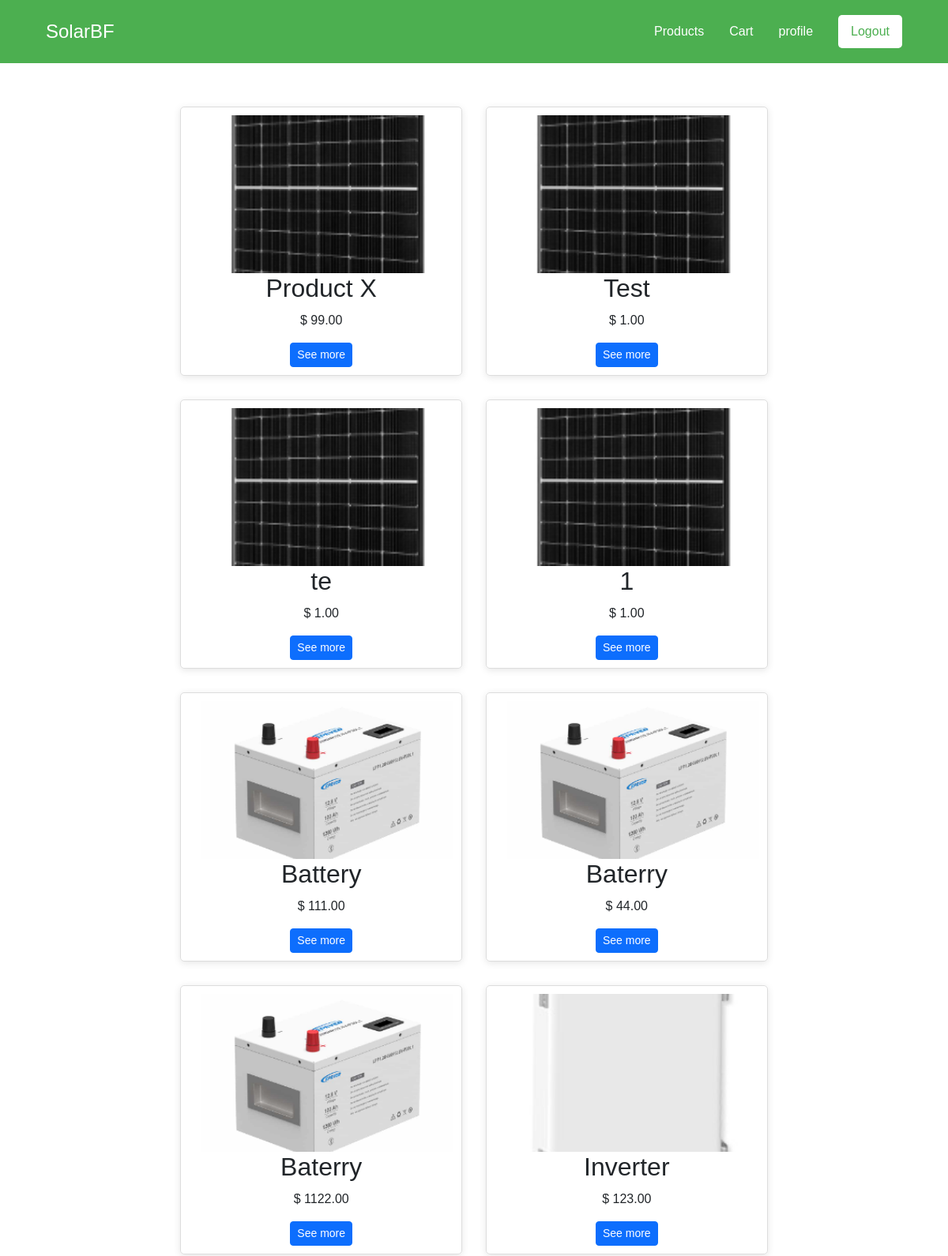
Page /products/ (signed in, upper part) on the earlier database version.
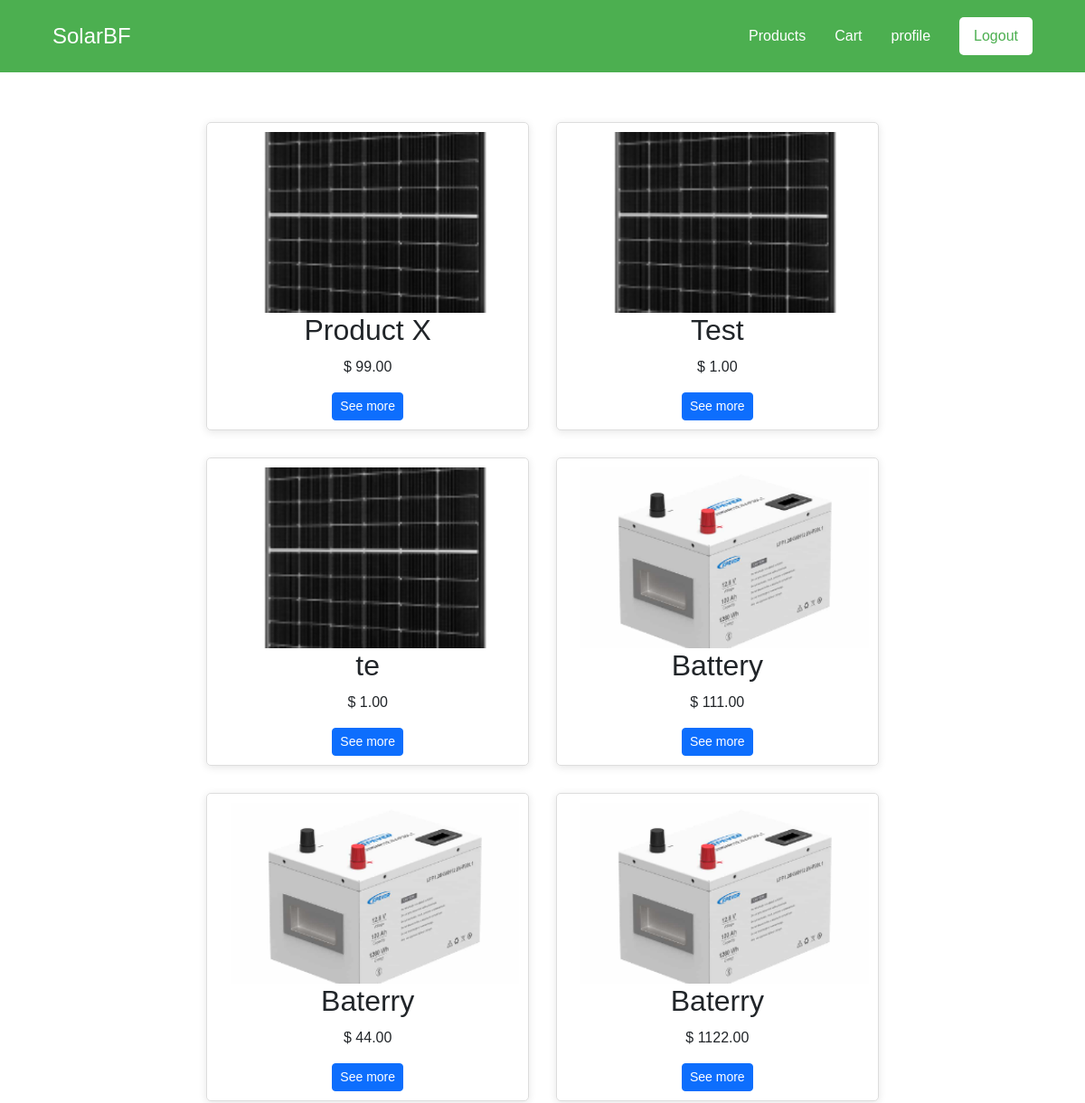
Same page on the later database version.
### products/models.py (models this page shows, shortened)
class Product(models.Model):
    name = models.CharField(max_length=255)
    description = models.TextField()
    price = models.DecimalField(max_digits=10, decimal_places=2)
    stock = models.PositiveIntegerField()
    category = models.ForeignKey(Category, on_delete=models.CASCADE)
    image = models.ImageField(upload_to='product_images/', blank=False, null=False)
    created_at = models.DateTimeField(auto_now_add=True)

### products/views.py (the view)
# urls.py: path('', views.productView, name='orders'),
@login_required
def productView(request):
    products = Product.objects.all()
    return render(request, 'store/products.html', {
        'products': products,
    })

### templates/store/products.html (shortened to what this page needs)
{% extends 'base.html' %}
{% load static %}
{% block style %}
    <link rel="stylesheet" href="{% static 'css/product.css' %}"/>
{% endblock %}
{% block content %}
    {% if user.is_authenticated %}
    <div class="product-list">
        {% for product in products %}
            <div class="product-item">
                <img src="{{ product.image.url }}" alt="{{ product.name }}">
                <h2>{{ product.name }}</h2>
                <p> $ {{ product.price }}</p>
                <button class="btn btn-sm btn-primary" data-toggle="modal" data-target="#productModal{{ forloop.counter }}">See more</button>
            </div>
        {% empty %}
            <p>No products available.</p>
        {% endfor %}
    </div>
    {% else %}
        <script>
            window.location.href = "{% url 'home' %}";
        </script>
    {% endif %}
{% endblock %}

### templates/base.html (shortened to what this page needs)
{% load static %}
{% load bootstrap5 %}
<!DOCTYPE html>
<html lang="en">
<head>
    {% bootstrap_css %}
    <link rel="stylesheet" href="{% static 'css/base.css' %}">
    {% block style %}
    {% endblock %}
</head>
<body>
    {% include 'components/navbar.html' %}
        {% block content %}
        {% endblock %}
    {% include 'components/footer.html' %}
</body>
</html>

### templates/components/navbar.html (shortened to what this page needs)
{% load static %}
{% block style %}
    <link rel="stylesheet" href="{% static 'css/navbar.css' %}"/>
{% endblock %}
{% block content %}
<div class="navbar-container">
    <nav class="navbar">
        <div class="container">
            <a class="nav-link navbar-brand" href="{% url 'home' %}">SolarBF</a>
            <div class="nav-links" id="nav-links">
                {% if user.is_authenticated %}
                    <a class="nav-link btn-sm" href="{% url 'products' %}">Products</a>
                    <a class="nav-link btn-sm" href="{% url 'cart' %}">Cart</a>
                    <a class="nav-link btn-sm" href="{% url 'profile' %}">profile</a>
                    <a class="nav-link btn-nav logout-btn" href="{% url 'logout' %}">Logout</a>
                {% else %}
                    <a class="nav-link btn-nav login-btn" href="{% url 'login' %}">Login</a>
                {% endif %}
            </div>
        </div>
    </nav>
</div>
{% endblock %}

### templates/components/footer.html (shortened to what this page needs)
{% load static %}
{% block style %}
    <link rel="stylesheet" href="{% static 'css/footer.css' %}"/>
{% endblock %}

### static/css/base.css (style rules this page uses)
* { box-sizing: border-box; margin: 0; padding: 0; }
body { background-color: linear-gradient(135deg, #f8f9fa 0%, #e9ecef 100%); font-family: Arial, sans-serif; line-height: 1.6; }
a { text-decoration: none; }
img { max-width: 100%; height: auto; }

### static/css/product.css (style rules this page uses)
.product-list { display: flex; flex-wrap: wrap; gap: 20px; justify-content: center; margin-bottom: 40px; padding: 50px; }
.product-item { border: 1px solid #ddd; border-radius: 5px; width: 250px; text-align: center; padding: 10px; box-shadow: 0 2px 10px rgba(0, 0, 0, 0.1); transition: transform 0.2s; margin: 5px; }
.product-item img { width: 100%; height: 200px; object-fit: cover; }
@media (max-width: 1200px) { .product-item { width: calc(33.33% - 10px); } }

### static/css/navbar.css (style rules this page uses)
.navbar-container { background-color: #4CAF50; }
.navbar { display: flex; justify-content: center; align-items: center; padding: 1rem; }
.container { display: flex; justify-content: space-between; align-items: center; width: 100%; }
.navbar-brand { margin-right: auto; font-size: 1.5rem; color: #fff; text-decoration: none; }
.nav-links { display: flex; align-items: center; }
.nav-link { color: #fff; text-decoration: none; margin: 0 1rem; }
.btn-nav { background-color: #fff; color: #4CAF50; padding: 0.5rem 1rem; border: none; border-radius: 5px; text-decoration: none; }
.logout-btn { background-color: white; }

### static/css/footer.css (style rules this page uses)
html, body { height: 100%; margin: 0; }
body { display: flex; flex-direction: column; }

Differences in the rows shown:
removed Product: image (picture), name "1", price "1.00"
no longer on this page (row unchanged): Product: image (picture), name "Inverter", price "123.00"
